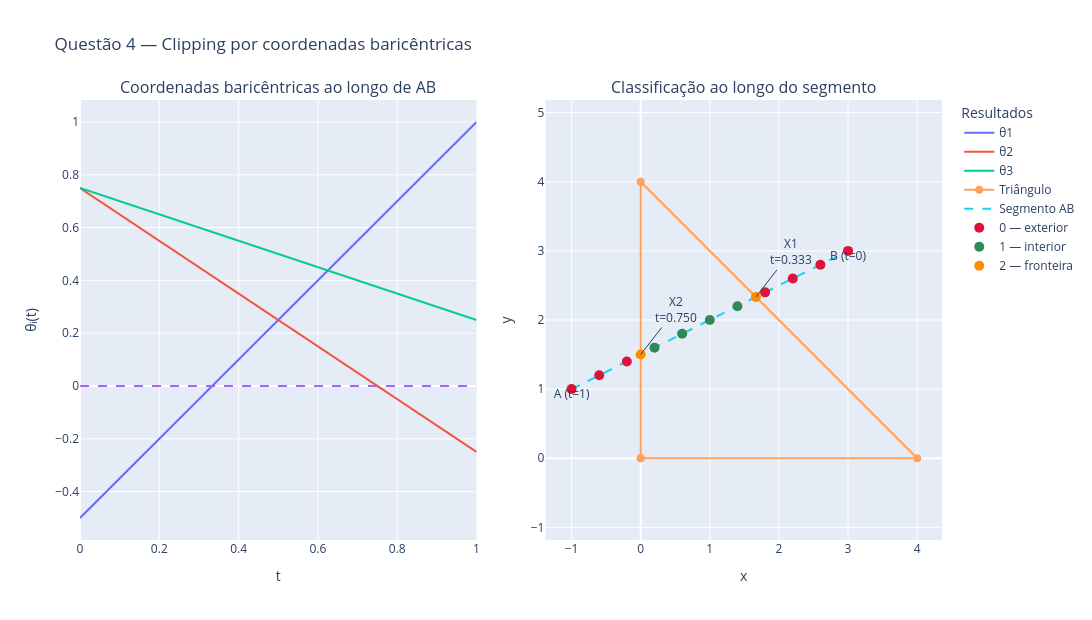

Notebook source saved alongside this figure:
### Markdown cell above
### Resultado do exemplo

Para

$$
A=(-1,1),
\qquad
B=(3,3),
$$

temos

$$
\alpha=\left(1,-\frac14,\frac14\right),
\qquad
\beta=\left(-\frac12,\frac34,\frac34\right).
$$

Os dois extremos são exteriores, mas o teste suficiente do item (b) não descarta o segmento, pois não existe uma mesma coordenada negativa em ambos.

As interseções relevantes são

$$
t_1=\frac13,
\qquad
X_1=\left(\frac53,\frac73\right),
$$

e

$$
t_2=\frac34,
\qquad
X_2=\left(0,\frac32\right).
$$

A terceira solução fornece $t_3=\frac32$, fora de $[0,1]$. Portanto, a porção de $AB$ contida no triângulo é

$$
\boxed{
\frac13\leq t\leq\frac34.
}
$$

### Code cell
# Painel 1: evolução das três coordenadas baricêntricas.
barycentric_fig = make_figure(
    x_title="t",
    y_title="θᵢ(t)",
    equal_axes=False,
)

t_plot = np.linspace(0.0, 1.0, 201)
theta_plot = (
    t_plot[:, None] * alpha[None, :]
    + (1.0 - t_plot[:, None]) * beta[None, :]
)

for i in range(3):
    barycentric_fig.add_trace(
        go.Scatter(
            x=t_plot,
            y=theta_plot[:, i],
            mode="lines",
            name=f"θ{i + 1}",
        )
    )

barycentric_fig.add_trace(
    go.Scatter(
        x=[0.0, 1.0],
        y=[0.0, 0.0],
        mode="lines",
        line=dict(dash="dash"),
        name="θ = 0",
        showlegend=False,
        hoverinfo="skip",
    )
)

# Painel 2: classificação geométrica de pontos ao longo do segmento.
geometry_fig = make_figure()
add_polygon(geometry_fig, triangle_q4, name="Triângulo")

geometry_fig.add_trace(
    go.Scatter(
        x=[A[0], B[0]],
        y=[A[1], B[1]],
        mode="lines",
        name="Segmento AB",
        line=dict(width=2, dash="dash"),
        hoverinfo="skip",
    )
)

valid_intersections = [
    t_i
    for _, t_i, _ in q4_intersections
    if 0.0 <= t_i <= 1.0
]

t_values = np.unique(
    np.concatenate(
        (
            np.linspace(0.0, 1.0, 11),
            np.asarray(valid_intersections, dtype=np.float64),
        )
    )
)

segment_points = np.array(
    [t_i * A + (1.0 - t_i) * B for t_i in t_values],
    dtype=np.float64,
)

locations = np.array(
    [locate_point_in_triangle(point, triangle_q4) for point in segment_points],
    dtype=np.int64,
)

for location in (0, 1, 2):
    mask = locations == location

    geometry_fig.add_trace(
        go.Scatter(
            x=segment_points[mask, 0],
            y=segment_points[mask, 1],
            mode="markers",
            marker=dict(size=10, color=LOCATION_COLORS[location]),
            name=f"{location} — {LOCATION_LABELS[location]}",
            customdata=t_values[mask],
            hovertemplate=(
                "t=%{customdata:.6f}<br>"
                "x=%{x:.6f}<br>"
                "y=%{y:.6f}"
                "<extra></extra>"
            ),
        )
    )

geometry_fig.add_trace(
    go.Scatter(
        x=[A[0], B[0]],
        y=[A[1], B[1]],
        mode="text",
        text=["A (t=1)", "B (t=0)"],
        textposition="bottom center",
        showlegend=False,
        hoverinfo="skip",
    )
)

fig = compose_figures(
    [barycentric_fig, geometry_fig],
    titles=[
        "Coordenadas baricêntricas ao longo de AB",
        "Classificação ao longo do segmento",
    ],
    title="Questão 4 — Clipping por coordenadas baricêntricas",
    rows=1,
    cols=2,
    width=1250,
    height=620,
    equal_axes=[False, True],
    showlegend=True,
)

# As anotações são adicionadas depois da composição para usar o eixo do 2º painel.
for i, t_i, x_i in q4_intersections:
    if 0.0 <= t_i <= 1.0:
        fig.add_annotation(
            x=x_i[0],
            y=x_i[1],
            text=f"X{i}<br>t={t_i:.3f}",
            showarrow=True,
            ax=35,
            ay=-45,
            xref="x2",
            yref="y2",
        )

fig.update_layout(legend_title="Resultados")
save_figure(fig, "q04_clipping.html").show()

### Figure 1 — Plotly figure (JSON) as saved in the notebook; plotly's stock layout.template omitted (floating-point values rounded to 4 significant figures; data arrays with more than 128 entries replaced by an {"elided": "..."} marker saying what was removed)
{"data": [{"mode": "lines", "name": "θ1", "type": "scatter", "x": {"elided": "201 float values"}, "xaxis": "x", "y": {"elided": "201 float values"}, "yaxis": "y"}, {"mode": "lines", "name": "θ2", "type": "scatter", "x": {"elided": "201 float values"}, "xaxis": "x", "y": {"elided": "201 float values"}, "yaxis": "y"}, {"mode": "lines", "name": "θ3", "type": "scatter", "x": {"elided": "201 float values"}, "xaxis": "x", "y": {"elided": "201 float values"}, "yaxis": "y"}, {"hoverinfo": "skip", "line": {"dash": "dash"}, "mode": "lines", "name": "θ = 0", "showlegend": false, "type": "scatter", "x": [0, 1], "xaxis": "x", "y": [0, 0], "yaxis": "y"}, {"line": {"width": 2}, "marker": {"size": 8}, "mode": "lines+markers", "name": "Triângulo", "showlegend": true, "textposition": "top center", "type": "scatter", "x": [0.0, 4.0, 0.0, 0.0], "xaxis": "x2", "y": [0.0, 0.0, 4.0, 0.0], "yaxis": "y2"}, {"hoverinfo": "skip", "line": {"dash": "dash", "width": 2}, "mode": "lines", "name": "Segmento AB", "type": "scatter", "x": [-1, 3], "xaxis": "x2", "y": [1, 3], "yaxis": "y2"}, {"customdata": [0.0, 0.1, 0.2, 0.3, 0.8, 0.9, 1.0], "hovertemplate": "t=%{customdata:.6f}<br>x=%{x:.6f}<br>y=%{y:.6f}<extra></extra>", "marker": {"color": "crimson", "size": 10}, "mode": "markers", "name": "0 — exterior", "type": "scatter", "x": [3.0, 2.6, 2.2, 1.8, -0.2, -0.6, -1.0], "xaxis": "x2", "y": [3.0, 2.8, 2.6, 2.4, 1.4, 1.2, 1.0], "yaxis": "y2"}, {"customdata": [0.4, 0.5, 0.6, 0.7], "hovertemplate": "t=%{customdata:.6f}<br>x=%{x:.6f}<br>y=%{y:.6f}<extra></extra>", "marker": {"color": "seagreen", "size": 10}, "mode": "markers", "name": "1 — interior", "type": "scatter", "x": [1.4, 1.0, 0.6, 0.2], "xaxis": "x2", "y": [2.2, 2.0, 1.8, 1.6], "yaxis": "y2"}, {"customdata": [0.3333, 0.75], "hovertemplate": "t=%{customdata:.6f}<br>x=%{x:.6f}<br>y=%{y:.6f}<extra></extra>", "marker": {"color": "darkorange", "size": 10}, "mode": "markers", "name": "2 — fronteira", "type": "scatter", "x": [1.667, 0.0], "xaxis": "x2", "y": [2.333, 1.5], "yaxis": "y2"}, {"hoverinfo": "skip", "mode": "text", "showlegend": false, "text": ["A (t=1)", "B (t=0)"], "textposition": "bottom center", "type": "scatter", "x": [-1, 3], "xaxis": "x2", "y": [1, 3], "yaxis": "y2"}], "layout": {"annotations": [{"font": {"size": 16}, "showarrow": false, "text": "Coordenadas baricêntricas ao longo de AB", "x": 0.23, "xanchor": "center", "xref": "paper", "y": 1, "yanchor": "bottom", "yref": "paper"}, {"font": {"size": 16}, "showarrow": false, "text": "Classificação ao longo do segmento", "x": 0.77, "xanchor": "center", "xref": "paper", "y": 1, "yanchor": "bottom", "yref": "paper"}, {"ax": 35, "ay": -45, "showarrow": true, "text": "X1<br>t=0.333", "x": 1.667, "xref": "x2", "y": 2.333, "yref": "y2"}, {"ax": 35, "ay": -45, "showarrow": true, "text": "X2<br>t=0.750", "x": 0, "xref": "x2", "y": 1.5, "yref": "y2"}], "height": 620, "legend": {"title": {"text": "Resultados"}}, "showlegend": true, "title": {"text": "Questão 4 — Clipping por coordenadas baricêntricas"}, "width": 1250, "xaxis": {"anchor": "y", "domain": [0, 0.46], "title": {"text": "t"}, "zeroline": true}, "xaxis2": {"anchor": "y2", "domain": [0.54, 1], "scaleanchor": "y2", "scaleratio": 1, "title": {"text": "x"}, "zeroline": true}, "yaxis": {"anchor": "x", "domain": [0, 1], "title": {"text": "θᵢ(t)"}, "zeroline": true}, "yaxis2": {"anchor": "x2", "domain": [0, 1], "title": {"text": "y"}, "zeroline": true}}}
